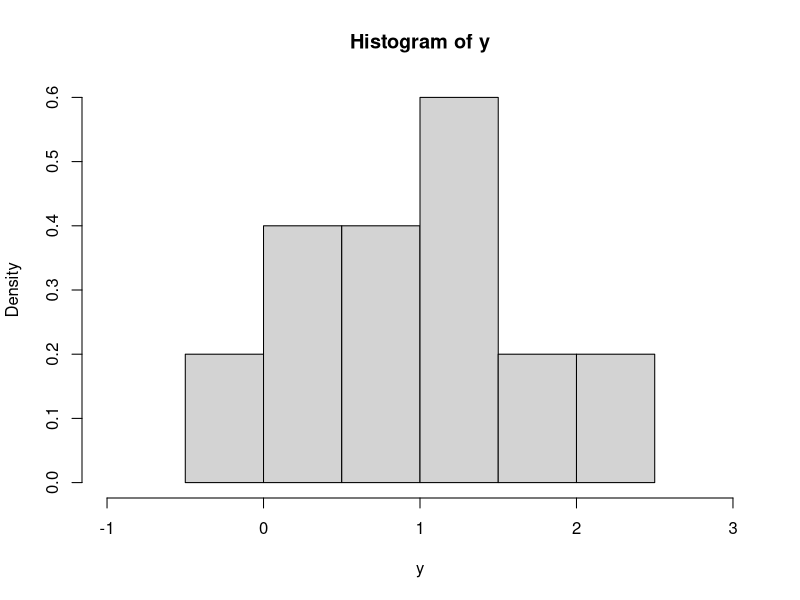

Write R code to recreate this figure.
lg = function(mu, n, ybar) { 
	mu2 = mu^2
	n * (ybar * mu -mu2 / 2.0) - log(1.0 +mu2)

}

mh = function(n, ybar, n_iter, mu_init, cand_sd){
	mu_out = numeric(n_iter)
	accpt = 0
	mu_now = mu_init
	lg_now = lg(mu_now, n=n,ybar=ybar)

	for (i in 1:n_iter){
		mu_cand=rnorm(1,mean=mu_now, sd=cand_sd)

		lg_cand=lg(mu=mu_cand, n-n, ybar=ybar)
		lalpha=lg_cand - lg_now
		alpha = exp(lalpha)

		u=runif(1)
		if(u<alpha){
			mu_now=mu_cand
			accpt=accpt+1
			lg_now=lg_cand
		}

		mu_out[i] = mu_now
	}

	list(mu=mu_out,accpt=accpt/n_iter)
}

y=c(1.2,1.4,-0.5,0.3,0.9,2.3,1.0,0.1,1.3,1.9)

ybar=mean(y)
n=length(y)
print(n)
hist(y,freq=FALSE, xlim=c(-1.0,3.0))

